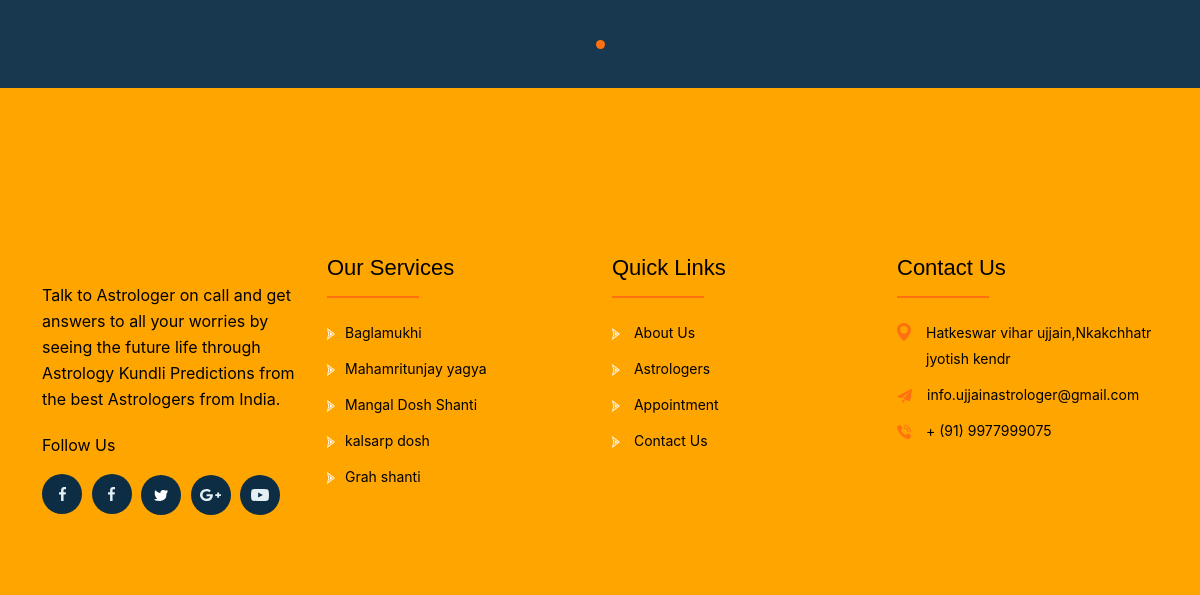
The app's page /shop (lower part), older data.
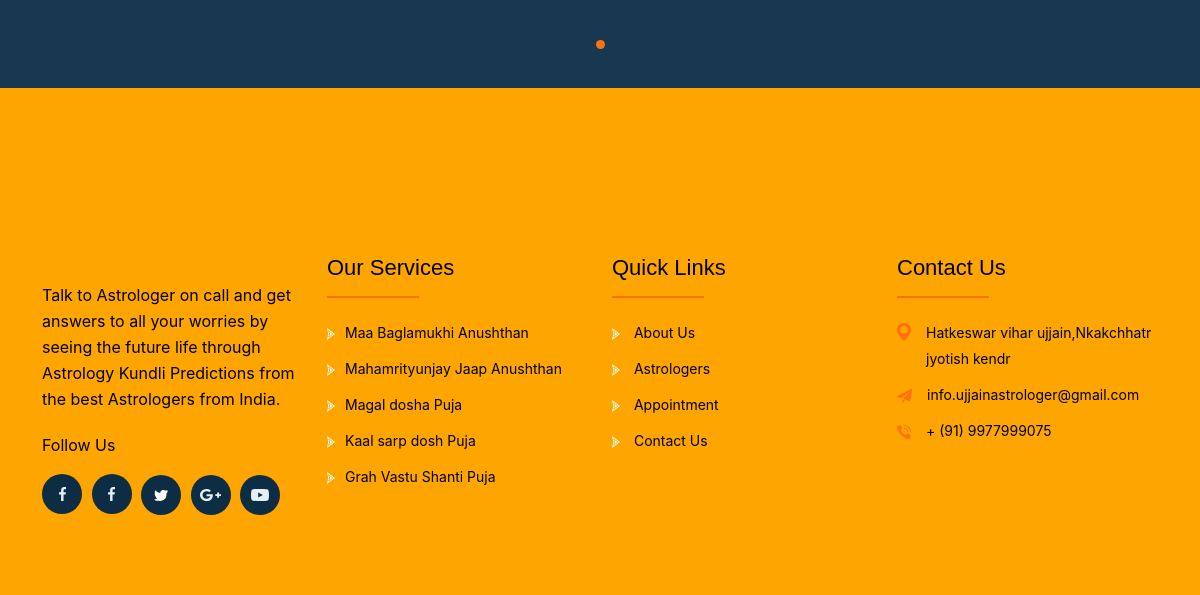
The same page, newer data.
### zfitcoy/models.py (models this page shows, shortened)
class Services(models.Model):
    name =  models.CharField(null=True,max_length=50)
    detail = models.CharField(null=True,max_length=500)
    discription = RichTextField(null=True)
    image = models.FileField(null=True)
    date = models.DateField(auto_now=True)
    video = models.URLField(null=True)

### zfitcoy/views.py (the view)
# urls.py: path('shop',SHOP,name= 'shop'),
def SHOP(request):
    sers = Services.objects.all()
    ser = sers[:5]
    if request.method == "POST":
        d = request.POST
        namee = d['em']
        Newsletter.objects.create(email=namee)
    pro = Shop.objects.all()
    new = Shop.objects.all().order_by('-id')
    d = {"pro":pro,"new":new,"ser":ser}
    return render(request, 'shop.html',d)

### zfitcoy/templates/shop.html (shortened to what this page needs)
{% include 'header.html' %}
{% load static %}
        <section class="as_product_wrapper as_padderBottom80 as_padderTop80 as_product_page">
            <div class="container">
                <div class="row">
                    <div class="col-lg-12 text-center">
                        <div class="row as_product_slider">
                        </div>
                    </div>
                </div>
            </div>
        </section>
<br><br>
{% include 'footer.html' %}

### zfitcoy/templates/header.html (shortened to what this page needs)
<!DOCTYPE html>
<html lang="en">
<head>
    {% load static %}
    <link rel="stylesheet" type="text/css" href="{% static 'assets/css/bootstrap.min.css' %}">
    <link rel="stylesheet" type="text/css" href="{% static 'assets/js/plugin/slick/slick.css' %}"/>
    <link rel="stylesheet" type="text/css" href="{% static 'assets/js/plugin/airdatepicker/datepicker.min.css' %}"/>
    <link rel="stylesheet" type="text/css" href="{% static 'assets/css/fonts.css' %}"/>
    <link rel="stylesheet" type="text/css" href="{% static 'assets/css/style.css' %}"/>
</head>
<body style="background-color:#F2F2F2" >
    <div class="as_main_wrapper">

### zfitcoy/templates/footer.html (shortened to what this page needs)
{% load static %}
<section class="as_footer_wrapper as_padderTop70"style="margin-top:-100px;background-color:#FFA500" >
    <div class="container" >
<div class="as_footer_inner as_padderTop50 as_padderBottom80" >
    <div class="row">
        <div class="col-lg-3 col-md-6 col-sm-6 col-12">
        <div class="as_footer_widget">
            <div class="as_footer_logo">
            </div>
            <p style="color: #000" >Talk to Astrologer on call and get answers to all your worries by seeing the future life through Astrology Kundli Predictions from the best Astrologers from India. </p>
            <div class="as_share_box">
                <p style="color: #000" >Follow Us</p>
                <ul>
                    <li><a  href="https://www.facebook.com/events/209013161323315/"><img src="{% static 'assets/images/svg/facebook.svg' %}" alt=""></a></li>
                    <li><a  href="https://www.facebook.com/events/209013161323315/"><img src="{% static 'assets/images/svg/facebook.svg' %}" alt=""></a></li>
                    <li><a href="javascript:;"><img src="{% static 'assets/images/svg/twitter.svg' %}" alt=""></a></li>
                    <li><a href="https://www.youtube.com/channel/UCOOSB27KDRY6Oouh1CXr86g"><img src="{% static 'assets/images/svg/google.svg' %}" alt=""></a></li>
                    <li><a href="https://www.youtube.com/channel/UCOOSB27KDRY6Oouh1CXr86g"><img src="{% static 'assets/images/svg/youtube.svg' %}" alt=""></a></li>
                </ul>
            </div>
        </div>
    </div>
    <div class="col-lg-3 col-md-6 col-sm-6 col-12">
        <div class="as_footer_widget">
           <h3 class="as_footer_heading" style="color: #000" >Our Services</h3>
           <ul>
                {% for i in ser %}
               <li><a style="color: #000" href="{% url 'services_single' i.id %}"><span></span>{{ i.name }}</a></li>
               {% endfor %}
           </ul>
        </div>
    </div>
    <div class="col-lg-3 col-md-6 col-sm-6 col-12">
        <div class="as_footer_widget">
           <h3 class="as_footer_heading" style="color: #000" >Quick Links</h3>
           <ul>
               <li><a style="color: #000"  href="{% url 'about' %}"><span></span> About Us</a></li>
               <li><a style="color: #000" href="{% url 'services' %}"><span></span> Astrologers</a></li>
               <li><a style="color: #000" href="{% url 'appointment' %}"><span></span> Appointment</a></li>
               <li><a style="color: #000" href="{% url 'contact' %}"><span></span> Contact Us</a></li>
           </ul>
        </div>
    </div>
    <div class="col-lg-3 col-md-6 col-sm-6 col-12">
        <div class="as_footer_widget">
           <h3 class="as_footer_heading" style="color: #000" >Contact Us</h3>
           <ul class="as_contact_list">
               <li>
                   <img src="{% static 'assets/images/svg/map.svg' %}" alt="">
                    <p style="color: #000" >Hatkeswar vihar ujjain,Nkakchhatr jyotish kendr
                    </p>
                </li>
               <li>
                   <img src="{% static 'assets/images/svg/address.svg' %}" alt="">
                    <p>
                        <a style="color: #000" href="javascript:;">info.ujjainastrologer@gmail.com</a>
                    </p>
                </li>
               <li>
                   <img src="{% static 'assets/images/svg/call.svg' %}" alt="">
                    <p>
                        <a style="color: #000" href="javascript:;">+ (91) 9977999075</a><br>
                    </p>
                </li>
           </ul>
        </div>
    </div>
    </div>
</div>
</div>
</section>
</div>
</body>
</html>

### zfitcoy/static/assets/css/style.css (style rules this page uses)
:root { --primary-color:#e5f0f5; --secondary-color:#ff7010; --dark-color1:#031d2e; --dark-color2:#17384e; --white-color:#ffffff; --transition:0.4s ease-in-out; }
:after,:before { transition: all 0.2s linear; -webkit-transition: all 0.2s linear; -moz-transition: all 0.2s linear; }
body { font-size: 16px; line-height: 26px; margin: 0; background-color: var(--dark-color1); color: var(--primary-color); font-family: 'Inter', sans-serif; overflow-x: hidden; }
img { max-width: 100%; height: auto; }
h1,h2,h3,h4,h5,h6,.h1,.h2,.h3,.h4,.h5,.h6 { font-family: 'Philosopher', sans-serif; font-weight: 400; }
a, a:hover, a:focus { color: inherit; text-decoration: none; transition: all 0.2s linear; }
.as_padderTop50 { padding-top: 50px; }
.as_padderTop70 { padding-top: 70px; }
.as_padderTop80 { padding-top: 80px; }
.as_padderBottom80 { padding-bottom: 80px; }
.as_product_wrapper.as_product_page { background-color: var(--dark-color2); }
.as_footer_inner { display: flex; }
.as_footer_widget { margin-top: 30px; }
.as_footer_widget>p { margin: 18px 0 20px; }
.as_footer_widget ul { margin: 0; padding: 0; list-style: none; }
.as_footer_widget > ul > li { padding-bottom: 10px; position: relative; font-size: 14px; }
.as_footer_widget>ul>li span svg { fill:#ffffff; margin-right: 10px; }
.as_footer_heading { font-size: 22px; line-height: 60px; margin: 0; position: relative; margin-bottom: 22px; }
.as_footer_heading:after { position: absolute; content: ''; left: 0; bottom: 0; width: 92px; height: 2px; background-color: var(--secondary-color); }
.as_footer_widget .as_contact_list li { padding-left: 0; display: flex; align-items: baseline; }
.as_footer_widget .as_contact_list li:before { display: none; }
.as_footer_widget .as_contact_list li img { margin: 0 15px 0 0; transform: translateY(3px); }
.as_footer_widget .as_contact_list li p { margin: 0; }
.as_share_box ul li a { width: 40px; height: 40px; display: inline-flex; align-items: center; justify-content: center; background-color: #0c2d43; border-radius: 100%; }
.as_share_box ul li { display: inline-flex; margin-right: 5px; }

Row changes from the older to the newer data that the page shows:
changed Services: name "Baglamukhi" → "Maa Baglamukhi Anushthan"
changed Services: name "Mahamritunjay yagya" → "Mahamrityunjay Jaap Anushthan"
changed Services: name "Mangal Dosh Shanti" → "Magal dosha Puja"
changed Services: name "kalsarp dosh" → "Kaal sarp dosh Puja"
changed Services: name "Grah shanti" → "Grah Vastu Shanti Puja"
